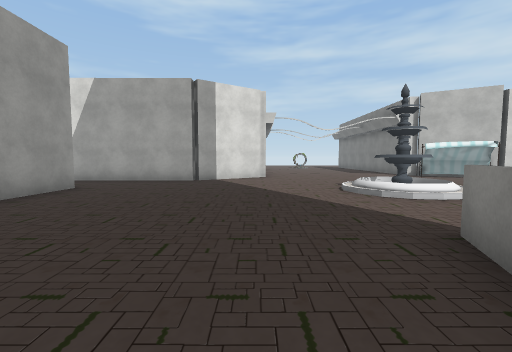
view 1 (above)

24 first-person views from a walk through a 3-D level made in the Unity game engine. The camera is 1.5 m above the floor, tilts 4° down and sees 90° across. The floor is counted in squares, 2 m on a side. Each view is taken from the middle of a square. On the plan, view 1 faces up. The plan holds only what a view shows up to about 9 squares ahead; the rest is blank. The place goes on beyond the plan. Some animated figures are left out. Some surface patterns are stand-ins.

view 2
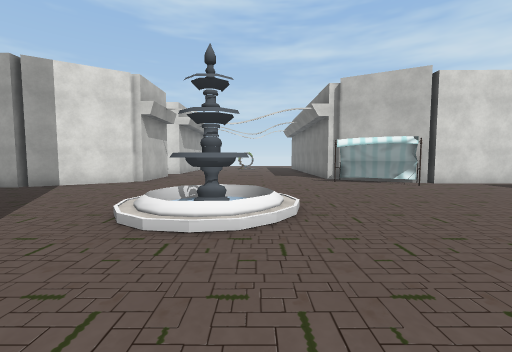

view 3
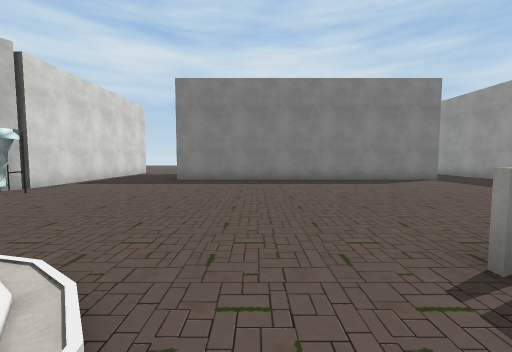

view 4
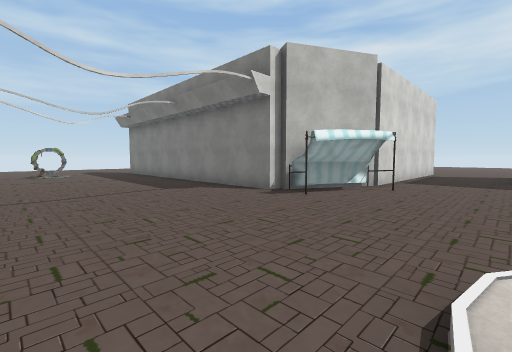

view 5
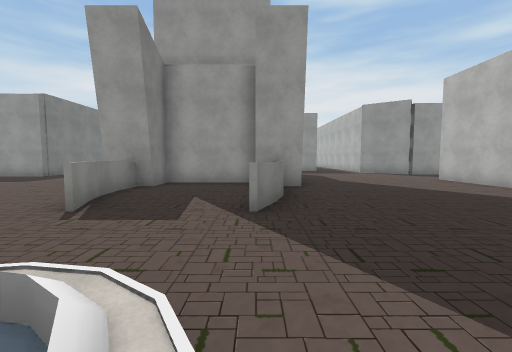

view 6
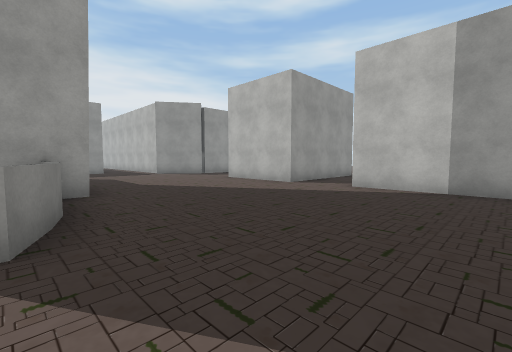

view 7
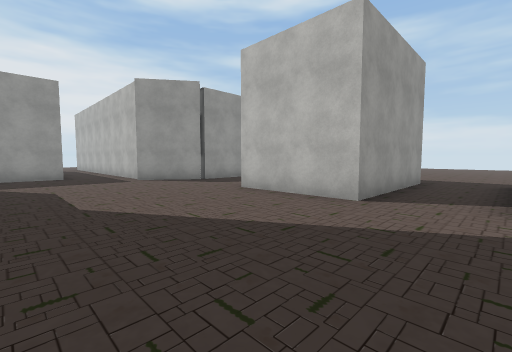

view 8
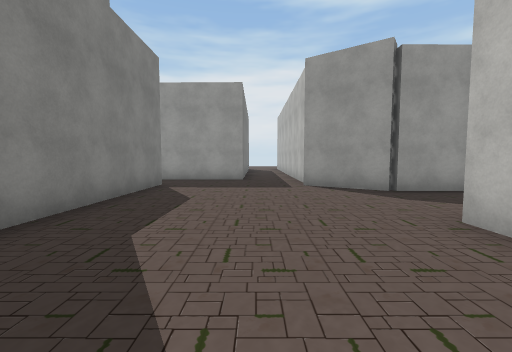

view 9
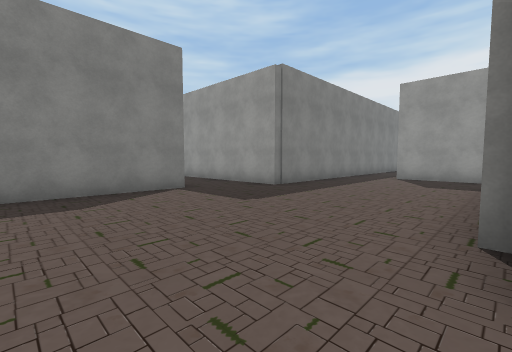

view 10
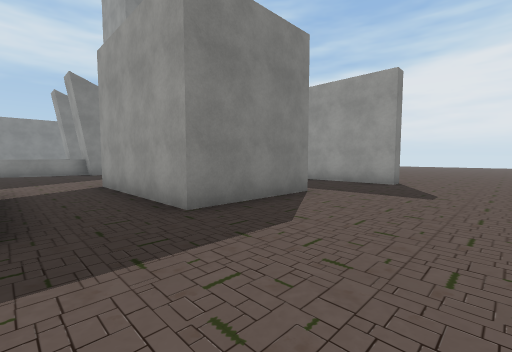

view 11
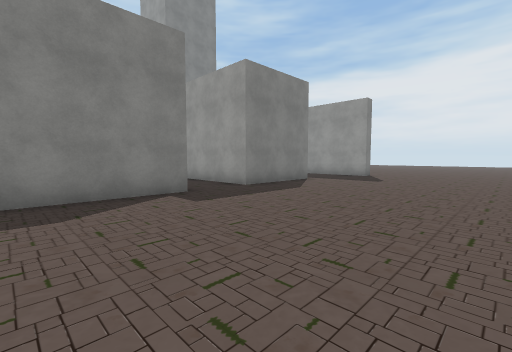

view 12
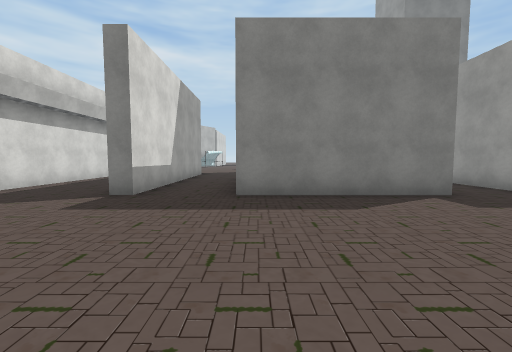

view 13
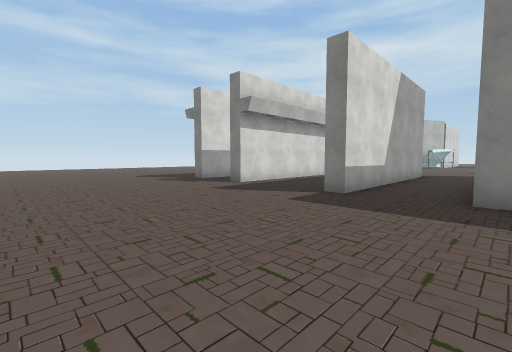

view 14
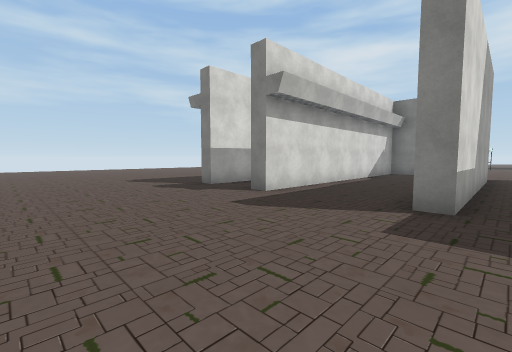

view 15
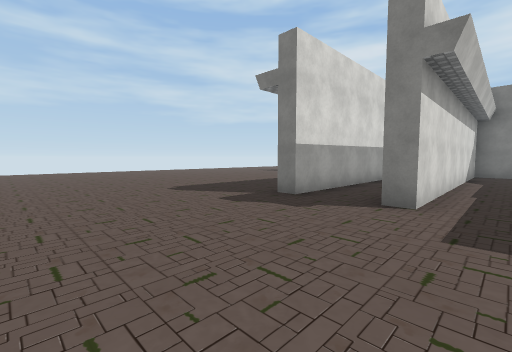

view 16
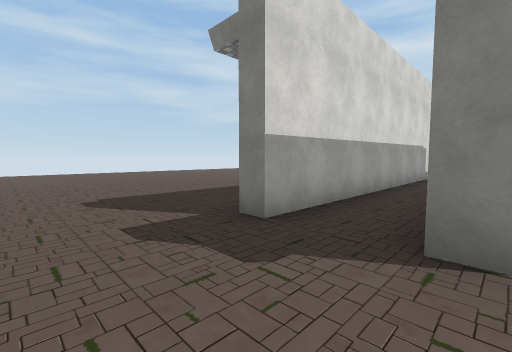

view 17
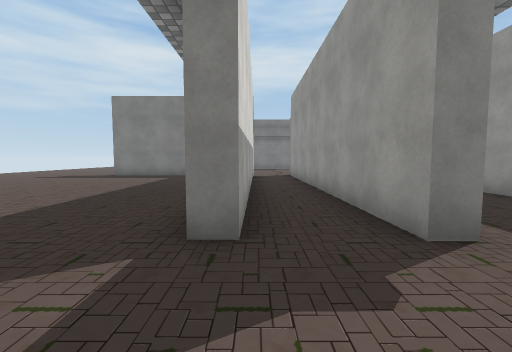

view 18
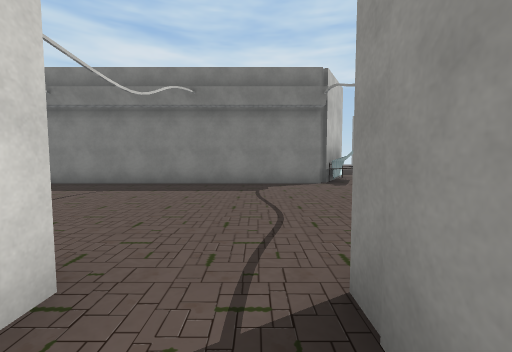

view 19
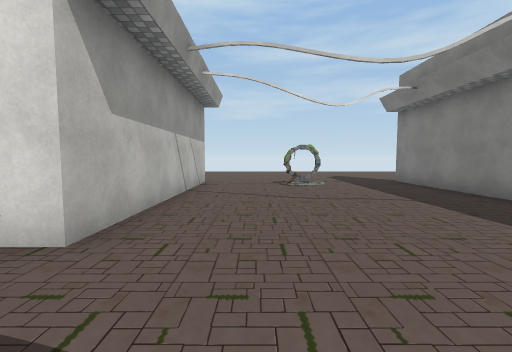

view 20
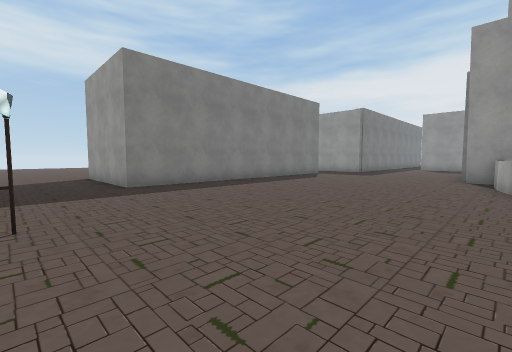

view 21
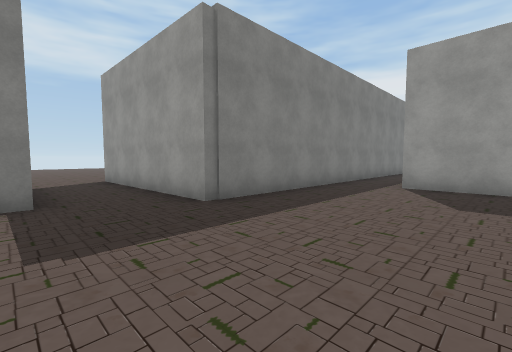

view 22
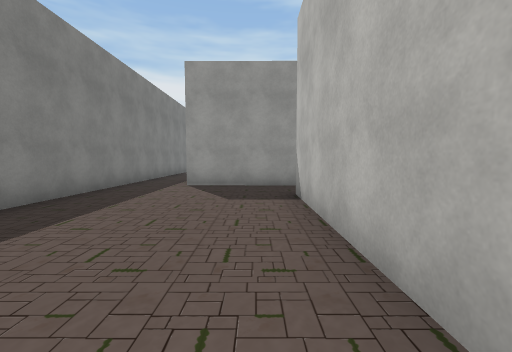

view 23
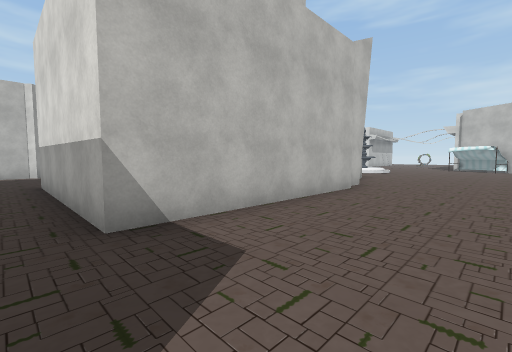

view 24
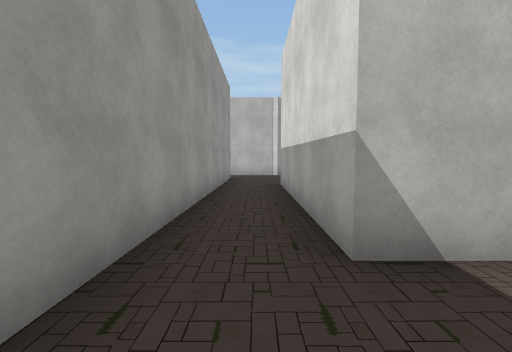

### Floor plan
Points are (right, up) in squares from view 1. A wall is a line through its corners. A room is listed if a view was taken in it or the views show most of it. See-through windows are left out.
Room 1 (views 1, 2, 3, 4, 5, 6, 7, 8, 9, 19, 20, 21, 22, 23, 24)
walls: (5, 1.7) (5.2, 0.9); (4.9, 1.6) (4.5, 2.5); (5.2, 1) (5.3, 0); (5.1, 0.8) (4.9, 1.7); (1.6, 1.6) (2, 2.5); (5.2, 0.1) (5.1, 1); (1.4, 0.8) (1.7, 1.6); (5.1, -0.7) (5.2, 0.2); (0.7, -0.7) (2, -0.7); (2, -1.8) (4.7, -1.8) (4.7, -0.7) (6, -0.7) (6, -1.4); (6.2, -1.8) (6.2, -7.3) (0.7, -7.3) (0.7, -2.6); (0.4, 10.2) (-2.1, 8.5) (-3.6, 8.5); (9.2, 9.6) (6.9, 10.8) (7, 11.1) (6.5, 11.1) (6.5, 19.5); (0.4, 11.1) (0.4, 10.2) (0, 10.2); (-4.6, 6.5) (-4.6, 2); (-4.6, 0.1) (-4.6, -3); (12.2, 9.5) (9.3, 9.6) (9.3, 10); (11.9, -2.4) (11.9, 6.7) (15.5, 6.7); (-5.1, -5.8) (-3.2, -7.1); (-3.4, -7.6) (-3.4, -9); (-1.6, -8.9) (9, -9); (10.7, -9.6) (10.7, -4.5) (16.3, -4.4); (0.4, 19.5) (0.4, 14.1)
ways out: opening at (-5, -4.5) to room 2; opening at (-5, 1) to room 2; opening at (-4.5, 7.5) to room 2; opening at (0, 13) to room 2; opening at (16, -3); opening at (16, 8)
objects: other object (3, 6) to (4, 6); other object (8, 9) to (8, 10)
Room 2 (views 10, 11, 12, 13, 14, 15, 16, 17, 18)
walls: (-6.1, 9) (-5.3, 9); (-8.9, 2) (-8.9, 6.5); (-3.6, 8.5) (-8.9, 8.5) (-8.9, 9); (-1.2, 12) (-8.9, 12) (-8.9, 12.4) (0.4, 12.5); (-8.9, -3) (-8.9, 0.1) (-4.6, 0.1); (0.4, 14.1) (-8.7, 14.1) (-8.7, 14.7); (-9.7, -6.3) (-9.7, -5.8) (-5.1, -5.8)
ways out: opening at (-5, -4.5) to room 1; opening at (-5, 1) to room 1; opening at (-4.5, 7.5) to room 1; opening at (0, 13) to room 1

Positions as (right, up) in squares from view 1, and headings:
1: (0, 0), facing up
2: (4, 2), facing up
3: (3, 4), facing right
4: (2, 7), facing up-right
5: (2, 6), facing down
6: (2, 5), facing down-left
7: (0, 2), facing down-left
8: (-2, 0), facing down
9: (6, 1), facing down-right
10: (-12, 2), facing down-right
11: (-14, 5), facing down-right
12: (-14, 6), facing right
13: (-14, 6), facing up-right
14: (-13, 8), facing up-right
15: (-13, 11), facing up-right
16: (-11, 12), facing up-right
17: (-11, 14), facing right
18: (-1, 13), facing right
19: (2, 12), facing up
20: (5, 9), facing down-right
21: (7, -2), facing down-right
22: (7, -2), facing down
23: (9, -8), facing up-left
24: (8, -8), facing left
